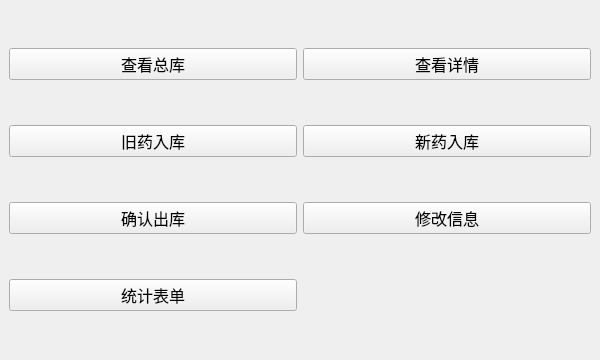
<?xml version="1.0" encoding="UTF-8"?>
<ui version="4.0">
 <class>StockerWindow</class>
 <widget class="QMainWindow" name="StockerWindow">
  <property name="windowModality">
   <enum>Qt::WindowModal</enum>
  </property>
  <property name="geometry">
   <rect>
    <x>0</x>
    <y>0</y>
    <width>600</width>
    <height>360</height>
   </rect>
  </property>
  <property name="windowTitle">
   <string>库存管理</string>
  </property>
  <widget class="QWidget" name="centralwidget">
   <layout class="QGridLayout" name="gridLayout" columnstretch="0,0,0">
    <item row="1" column="1">
     <widget class="QPushButton" name="pushButton_1">
      <property name="font">
       <font>
        <pointsize>12</pointsize>
       </font>
      </property>
      <property name="text">
       <string>查看总库</string>
      </property>
     </widget>
    </item>
    <item row="3" column="1">
     <widget class="QPushButton" name="pushButton_5">
      <property name="font">
       <font>
        <pointsize>12</pointsize>
       </font>
      </property>
      <property name="text">
       <string>确认出库</string>
      </property>
     </widget>
    </item>
    <item row="3" column="2">
     <widget class="QPushButton" name="pushButton_6">
      <property name="font">
       <font>
        <pointsize>12</pointsize>
       </font>
      </property>
      <property name="text">
       <string>修改信息</string>
      </property>
     </widget>
    </item>
    <item row="1" column="2">
     <widget class="QPushButton" name="pushButton_2">
      <property name="font">
       <font>
        <pointsize>12</pointsize>
       </font>
      </property>
      <property name="text">
       <string>查看详情</string>
      </property>
     </widget>
    </item>
    <item row="6" column="1">
     <widget class="QPushButton" name="pushButton_7">
      <property name="font">
       <font>
        <pointsize>12</pointsize>
       </font>
      </property>
      <property name="text">
       <string>统计表单</string>
      </property>
     </widget>
    </item>
    <item row="2" column="1">
     <widget class="QPushButton" name="pushButton_3">
      <property name="font">
       <font>
        <pointsize>12</pointsize>
       </font>
      </property>
      <property name="text">
       <string>旧药入库</string>
      </property>
     </widget>
    </item>
    <item row="2" column="2">
     <widget class="QPushButton" name="pushButton_4">
      <property name="font">
       <font>
        <pointsize>12</pointsize>
       </font>
      </property>
      <property name="text">
       <string>新药入库</string>
      </property>
     </widget>
    </item>
   </layout>
  </widget>
 </widget>
 <resources/>
 <connections/>
</ui>
